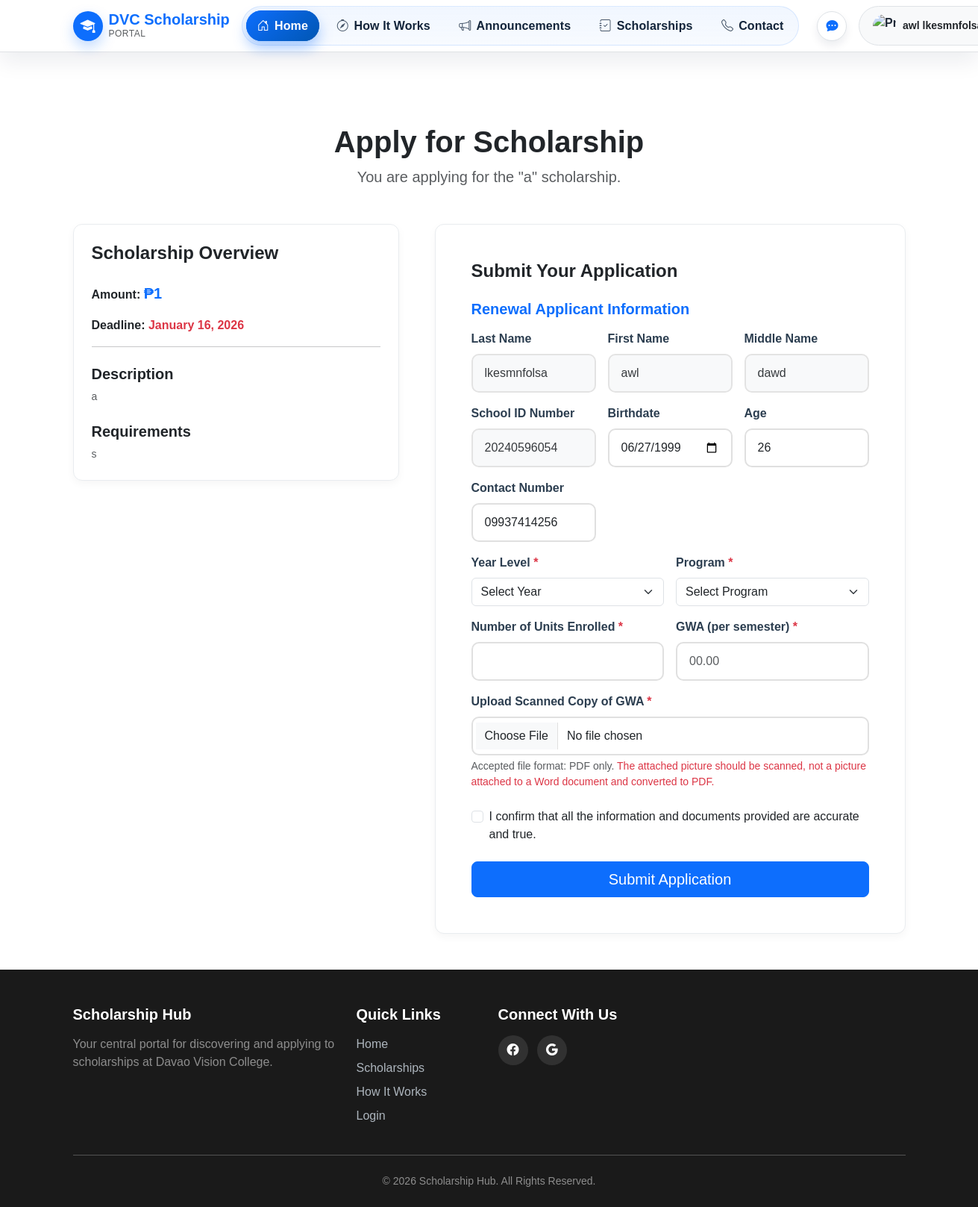
Screenshot of /apply.php?id=7 (signed in) with the database file from the repository.
### tables this page shows
CREATE TABLE `scholarships` (
  `id` int(11) NOT NULL,
  `name` varchar(255) NOT NULL,
  `description` text NOT NULL,
  `deadline` date NOT NULL,
  `requirements` text DEFAULT NULL,
  `application_requirements` text DEFAULT NULL,
  `benefits` text DEFAULT NULL,
  `available_slots` int(11) DEFAULT 10,
  `category` varchar(100) DEFAULT 'general',
  `accepting_new_applicants` tinyint(1) NOT NULL DEFAULT 1,
  `accepting_renewal_applicants` tinyint(1) NOT NULL DEFAULT 1,
  `amount` decimal(10,2) DEFAULT 500.00,
  `status` enum('active','inactive','archived') NOT NULL DEFAULT 'active',
  `created_at` timestamp NOT NULL DEFAULT current_timestamp(),
  `requires_exam` tinyint(1) NOT NULL DEFAULT 0,
  `passing_grade` int(11) DEFAULT 75,
  `passing_score` int(11) DEFAULT 75,
  `exam_duration` int(11) DEFAULT 60,
  `end_of_term` date DEFAULT NULL
);

CREATE TABLE `users` (
  `id` int(11) NOT NULL,
  `first_name` varchar(100) NOT NULL,
  `middle_name` varchar(100) DEFAULT NULL,
  `last_name` varchar(100) NOT NULL,
  `email` varchar(255) NOT NULL,
  `password` varchar(255) NOT NULL,
  `contact_number` varchar(20) DEFAULT NULL,
  `birthdate` date DEFAULT NULL,
  `school_id` varchar(100) DEFAULT NULL,
  `role` enum('student','admin') NOT NULL DEFAULT 'student',
  `status` enum('active','inactive','archived') NOT NULL DEFAULT 'active',
  `email_verified` tinyint(1) DEFAULT 0,
  `email_verified_at` timestamp NULL DEFAULT NULL,
  `created_at` timestamp NOT NULL DEFAULT current_timestamp(),
  `updated_at` timestamp NOT NULL DEFAULT current_timestamp() ON UPDATE current_timestamp(),
  `student_type` varchar(50) DEFAULT 'New Applicant',
  `profile_picture_path` varchar(255) DEFAULT NULL
);

CREATE TABLE `students` (
  `id` int(11) NOT NULL,
  `user_id` int(11) NOT NULL,
  `student_name` varchar(255) NOT NULL,
  `school_id_number` varchar(100) DEFAULT NULL,
  `email` varchar(255) DEFAULT NULL,
  `phone` varchar(20) DEFAULT NULL,
  `date_of_birth` date DEFAULT NULL,
  `address` text DEFAULT NULL,
  `student_type` enum('new','renewal') DEFAULT 'new',
  `created_at` timestamp NOT NULL DEFAULT current_timestamp(),
  `updated_at` timestamp NOT NULL DEFAULT current_timestamp() ON UPDATE current_timestamp()
);

### public/apply.php (the view, shortened to what this page needs)
<?php
require_once __DIR__ . '/../includes/db.php';
$scholarship_id = filter_input(INPUT_GET, 'id', FILTER_SANITIZE_NUMBER_INT);
        ?>
        <?php
$user_id = $_SESSION['user_id'];
$can_renew = false;
try {
    $stmt = $pdo->prepare("SELECT id FROM students WHERE user_id = ?");
    $stmt->execute([$user_id]);
    $student_id_check = $stmt->fetchColumn();
    if ($student_id_check) {
        $stmt = $pdo->prepare("
            SELECT COUNT(*)
            FROM applications a
            WHERE a.student_id = ?
            AND a.scholarship_id = ?
            AND a.id = (
                SELECT MAX(sub.id)
                FROM applications sub
                WHERE sub.student_id = a.student_id
                AND sub.scholarship_id = a.scholarship_id
            )
            AND (
                a.status IN ('Active', 'Approved', 'For Renewal')
                OR (a.status = 'Rejected' AND a.applicant_type = 'Renewal')
            )
        ");
        $stmt->execute([$student_id_check, $scholarship_id]);
        $can_renew = ($stmt->fetchColumn() > 0);
        ?>
            <?php
    }
} catch (PDOException $e) {
    die("A database error occurred while checking your application status. Please try again later.");
}
$errors = [];
$success = false;
try {
    $scholarship_stmt = $pdo->prepare("SELECT * FROM scholarships WHERE id = ?");
    $scholarship_stmt->execute([$scholarship_id]);
    $scholarship = $scholarship_stmt->fetch(PDO::FETCH_ASSOC);
} catch (PDOException $e) {
    $errors[] = "Could not retrieve scholarship details. Please try again.";
    $errors[] = "Database Error: " . $e->getMessage();
}
$student_data = [];
$user_details = [];
if (empty($errors)) {
    try {
        $stmt = $pdo->prepare("SELECT * FROM students WHERE user_id = ?");
        $stmt->execute([$_SESSION['user_id']]);
        $student_data = $stmt->fetch(PDO::FETCH_ASSOC);
        $user_stmt = $pdo->prepare("SELECT first_name, middle_name, last_name FROM users WHERE id = ?");
        $user_stmt->execute([$_SESSION['user_id']]);
        $user_details = $user_stmt->fetch(PDO::FETCH_ASSOC);
        if (!empty($student_data['date_of_birth'])) {
            $dob = new DateTime($student_data['date_of_birth']);
            $now = new DateTime();
            $student_data['age'] = $now->diff($dob)->y;
        }
    } catch (Exception $e) {  }
}
$selected_year_level = $_POST['year_level'] ?? '';
$selected_program = trim($_POST['program'] ?? '');
?>
<!DOCTYPE html>
<html lang="en">
<head>
    <link href="https://cdn.jsdelivr.net/npm/bootstrap@5.3.2/dist/css/bootstrap.min.css" rel="stylesheet">
    <link rel="stylesheet" href="https://cdn.jsdelivr.net/npm/bootstrap-icons@1.11.3/font/bootstrap-icons.min.css">
    <link href="https://unpkg.com/aos@2.3.1/dist/aos.css" rel="stylesheet">
    <link rel="stylesheet" href="assets/css/style.css">
</head>
<body>
    <?php include 'header.php';  ?>
    <main class="container py-5 mt-5">
        <?php if ($success): ?>
            <div class="text-center py-5" data-aos="zoom-in">
                <div class="success-icon mx-auto mb-4">
                    <i class="bi bi-check2-circle"></i>
                </div>
                <h1 class="display-4 fw-bold">Application Submitted!</h1>
                <p class="lead text-muted col-lg-6 mx-auto">Your application for the "<?php echo htmlspecialchars($scholarship['name']); ?>" has been received. You can track its status in your dashboard.</p>
                <div class="mt-4">
                    <a href="../student/dashboard.php" class="btn btn-primary btn-lg me-2">Go to Dashboard</a>
                    <a href="scholarships.php" class="btn btn-outline-secondary btn-lg">Explore More</a>
                </div>
            </div>
        <?php else: ?>
            <div class="text-center mb-5" data-aos="fade-down">
                <h1 class="fw-bold">Apply for Scholarship</h1>
                <p class="lead text-muted">You are applying for the "<?php echo htmlspecialchars($scholarship['name']); ?>" scholarship.</p>
            </div>
            <div class="row g-5">
                <div class="col-lg-5" data-aos="fade-right">
                    <div class="details-card p-4">
                        <h4 class="fw-bold mb-4">Scholarship Overview</h4>
                        <?php
                        $amt_type = $scholarship['amount_type'] ?? 'Peso';
                        $amt_val = $scholarship['amount'];
                        if ($amt_type === 'Percentage') {
                            $amt_display = number_format($amt_val, 0) . '%';
                        } elseif ($amt_type === 'None') {
                            $amt_display = 'None';
                        } else {
                            $amt_display = '₱' . number_format($amt_val, 0);
                        }
                        ?>
                        <p><strong>Amount:</strong> <span class="text-primary fw-bold fs-5"><?php echo htmlspecialchars($amt_display); ?></span></p>
                        <p><strong>Deadline:</strong> <span class="text-danger fw-bold"><?php echo htmlspecialchars(date("F j, Y", strtotime($scholarship['deadline']))); ?></span></p>
                        <hr>
                        <h5 class="fw-bold mt-4">Description</h5>
                        <p class="text-muted small"><?php echo nl2br(htmlspecialchars($scholarship['description'])); ?></p>
                        <h5 class="fw-bold mt-4">Requirements</h5>
                        <div class="text-muted small requirements-list"><?php echo nl2br(htmlspecialchars($scholarship['requirements'])); ?></div>
                    </div>
                </div>
                <div class="col-lg-7" data-aos="fade-left" data-aos-delay="100">
                    <div class="form-card p-4 p-md-5">
                        <h4 class="fw-bold mb-4">Submit Your Application</h4>
                        <form action="apply.php?id=<?php echo $scholarship_id; ?>" method="post" enctype="multipart/form-data">
                            <?php if ($can_renew): ?>
                            <div id="renewal-section">
                                <h5 class="fw-bold text-primary mb-3">Renewal Applicant Information</h5>
                                <div class="row g-3 mb-3">
                                    <div class="col-md-4">
                                        <label class="form-label">Last Name</label>
                                        <input type="text" class="form-control bg-light" value="<?php echo htmlspecialchars($user_details['last_name'] ?? ''); ?>" readonly>
                                    </div>
                                    <div class="col-md-4">
                                        <label class="form-label">First Name</label>
                                        <input type="text" class="form-control bg-light" value="<?php echo htmlspecialchars($user_details['first_name'] ?? ''); ?>" readonly>
                                    </div>
                                    <div class="col-md-4">
                                        <label class="form-label">Middle Name</label>
                                        <input type="text" class="form-control bg-light" value="<?php echo htmlspecialchars($user_details['middle_name'] ?? ''); ?>" readonly>
                                    </div>
                                    <div class="col-md-4">
                                        <label class="form-label">School ID Number</label>
                                        <input type="text" class="form-control bg-light" value="<?php echo htmlspecialchars($student_data['school_id_number'] ?? ''); ?>" readonly>
                                    </div>
                                    <div class="col-md-4">
                                        <label class="form-label">Birthdate</label>
                                        <input type="date" class="form-control" name="birthdate" value="<?php echo htmlspecialchars($student_data['date_of_birth'] ?? ''); ?>">
                                    </div>
                                    <div class="col-md-4">
                                        <label class="form-label">Age</label>
                                        <input type="number" class="form-control" name="fields[age]" value="<?php echo htmlspecialchars($student_data['age'] ?? ''); ?>">
                                    </div>
                                    <div class="col-md-4">
                                        <label class="form-label">Contact Number</label>
                                        <input type="text" class="form-control" name="contact_number" value="<?php echo htmlspecialchars($student_data['phone'] ?? ''); ?>">
                                    </div>
                                </div>
                                <div class="row g-3 mb-3">
                                    <div class="col-md-6">
                                        <label for="year_level_renewal" class="form-label fw-bold">Year Level <span class="text-danger">*</span></label>
                                        <select class="form-select" id="year_level_renewal" name="year_level" required>
                                            <option value="" <?php echo $selected_year_level === '' ? 'selected' : ''; ?> disabled>Select Year</option>
                                        </select>
                                    </div>
                                    <div class="col-md-6">
                                        <label for="program_renewal" class="form-label fw-bold">Program <span class="text-danger">*</span></label>
                                        <select class="form-select" id="program_renewal" name="program" required>
                                            <option value="" <?php echo $selected_program === '' ? 'selected' : ''; ?> disabled>Select Program</option>
                                        </select>
                                    </div>
                                </div>
                                <div class="row g-3 mb-3">
                                    <div class="col-md-6">
                                        <label for="units_enrolled" class="form-label fw-bold">Number of Units Enrolled <span class="text-danger">*</span></label>
                                        <input type="number" class="form-control" id="units_enrolled" name="units_enrolled" value="<?php echo htmlspecialchars($_POST['units_enrolled'] ?? ''); ?>" required>
                                    </div>
                                    <div class="col-md-6">
                                        <label for="gwa" class="form-label fw-bold">GWA (per semester) <span class="text-danger">*</span></label>
                                        <input type="number" step="0.01" min="1.00" max="100.00" class="form-control" id="gwa" name="gwa" value="<?php echo htmlspecialchars($_POST['gwa'] ?? ''); ?>" placeholder="00.00" required oninput="if(parseFloat(this.value) > 100) this.value = 100;">
                                    </div>
                                </div>
                                <div class="mb-4">
                                    <label for="gwa_file" class="form-label fw-bold">Upload Scanned Copy of GWA <span class="text-danger">*</span></label>
                                    <input type="file" class="form-control" id="gwa_file" name="gwa_document" accept=".pdf" required>
                                    <div class="form-text">Accepted file format: PDF only. <span class="text-danger">The attached picture should be scanned, not a picture attached to a Word document and converted to PDF.</span></div>
                                </div>
                            </div>
                            <?php endif; ?>
                            <div class="form-check mb-4">
                                <input class="form-check-input" type="checkbox" value="" id="confirmationCheck" required>
                                <label class="form-check-label" for="confirmationCheck">
                                    I confirm that all the information and documents provided are accurate and true.
                                </label>
                            </div>
                            <div class="d-grid">
                                <button type="button" class="btn btn-primary btn-lg" id="trigger-privacy-modal">Submit Application</button>
                            </div>
                        </form>
                    </div>
                </div>
            </div>
        <?php endif; ?>
    </main>
    <?php include $base_path . '/includes/footer.php'; ?>
</body>
</html>

### public/assets/css/style.css (style rules this page uses)
:root { --bs-primary: #0d6efd; --bs-primary-rgb: 13, 110, 253; }
body { font-family: 'Poppins', sans-serif; }
.form-control { border: 2px solid #e0e0e0; border-radius: 10px; padding: 0.75rem 1rem; transition: all 0.3s ease; font-weight: 500; }
.form-control[readonly] { background-color: #f8f9fa; cursor: default; opacity: 0.9; }
.form-label { font-weight: 600; color: #2c3e50; margin-bottom: 0.5rem; }
.details-card, .form-card { background-color: #fff; border-radius: 0.75rem; border: 1px solid #e9ecef; box-shadow: 0 4px 12px rgba(0,0,0,0.04); }
.details-card { position: sticky; top: 100px; }

### rows the page displays
scholarships: name "a", amount "₱1", deadline "January 16, 2026", description "a", requirements "s"
users: last_name "lkesmnfolsa", first_name "awl", middle_name "dawd"
students: school_id_number "20240596054", birthdate "06/27/1999", contact_number "09937414256"

### other values shown
$_SESSION['name'] "awl…"
